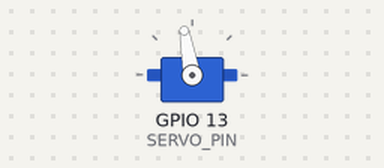
Bench run of a sketch on a simulated ESP32. Parts: servo. What the sketch prints to the serial monitor is not drawn.

Above: at 1.05 s.
Timing chart, 0 to 5.6 s (numbered marks = the images above):
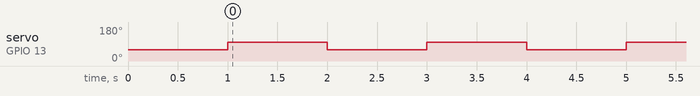

Measured:
- by itself, servo on GPIO 13 (SERVO_PIN): alternates 100° for 1.0 s and 60° for 1.0 s

The sketch:

servo_test.ino
```cpp
// TinyRoboCo — servo bring-up
// SG90 micro servo on ESP32 GPIO 13. Sweeps between two angles to simulate
// pen-up / pen-down on the plotter. Timing matches what the G-code M3/M5
// pen sequence will use later.
//
// Wiring:
//   SG90 signal (orange) -> GPIO 13
//   SG90 +V    (red)     -> CanaKit 5V (NOT ESP32 5V — servo stall current
//                          can spike past 600 mA and brown out USB power)
//   SG90 GND   (brown)   -> CanaKit GND (already bonded to ESP32 GND)
//   470µF electrolytic across SG90's +V and GND, AS CLOSE TO THE SERVO AS
//   POSSIBLE — buffers the inrush current spike during direction reversals.

#include <ESP32Servo.h>

#define SERVO_PIN 13

// Calibrate later for your actual pen mount. SG90s vary; safe starting range
// is 60° / 100°. We'll dial in pen-up clearance and pen-down pressure once
// the carriage is built.
const int PEN_UP   = 60;
const int PEN_DOWN = 100;

Servo penServo;

void setup() {
  Serial.begin(115200);
  delay(500);
  Serial.println();
  Serial.println("TinyRoboCo servo bring-up");
  Serial.print("Pen up = "); Serial.print(PEN_UP);
  Serial.print(" deg, Pen down = "); Serial.print(PEN_DOWN); Serial.println(" deg");

  // ESP32Servo allocates a hardware PWM channel; default 50 Hz / 500-2400 us
  // pulse width matches SG90 spec.
  penServo.setPeriodHertz(50);
  penServo.attach(SERVO_PIN, 500, 2400);

  penServo.write(PEN_UP);
  delay(500);
}

void loop() {
  Serial.println("PEN DOWN");
  penServo.write(PEN_DOWN);
  delay(1000);

  Serial.println("PEN UP");
  penServo.write(PEN_UP);
  delay(1000);
}
```
